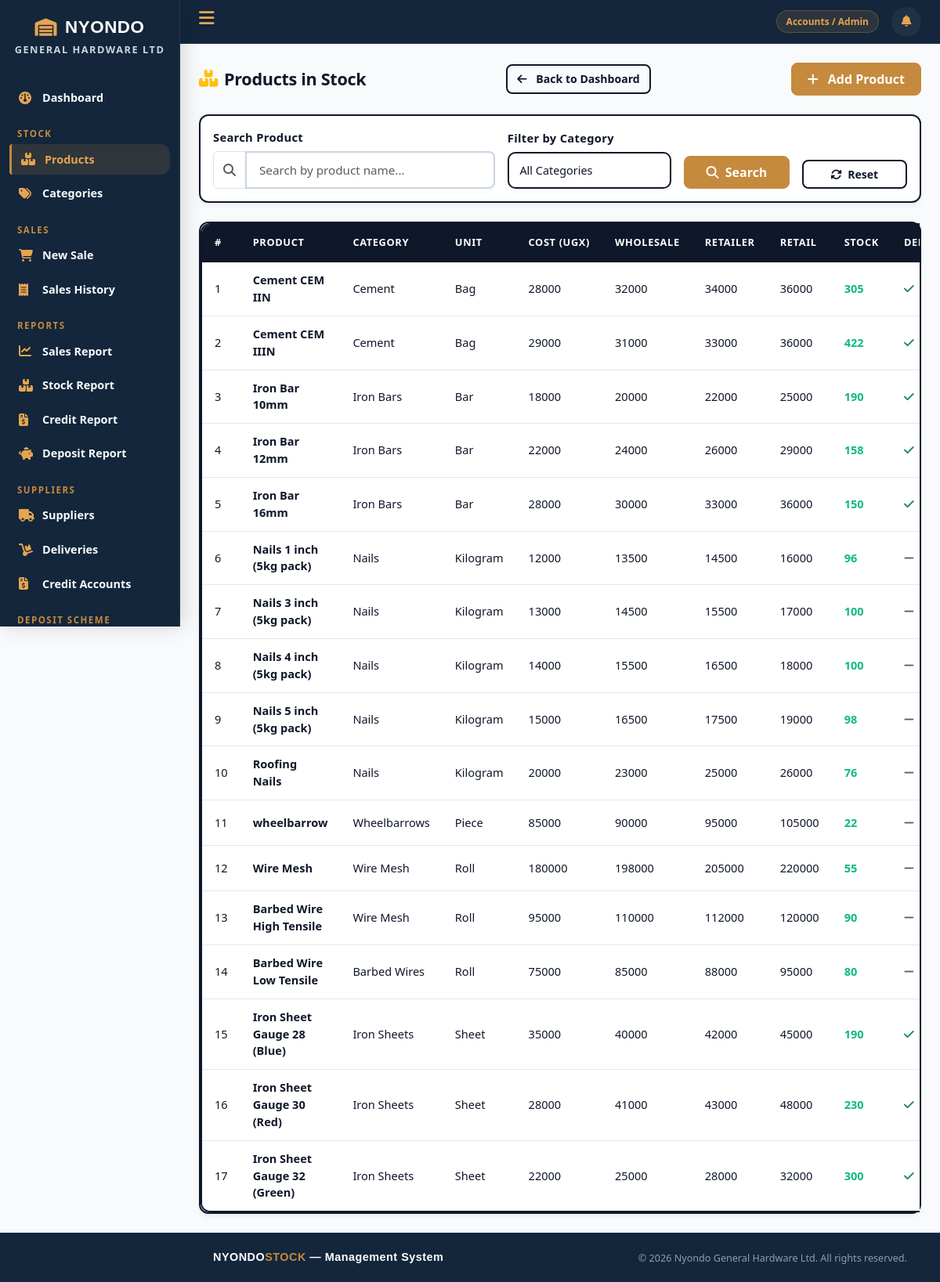
Page /stock/ (signed in) on the earlier database version.
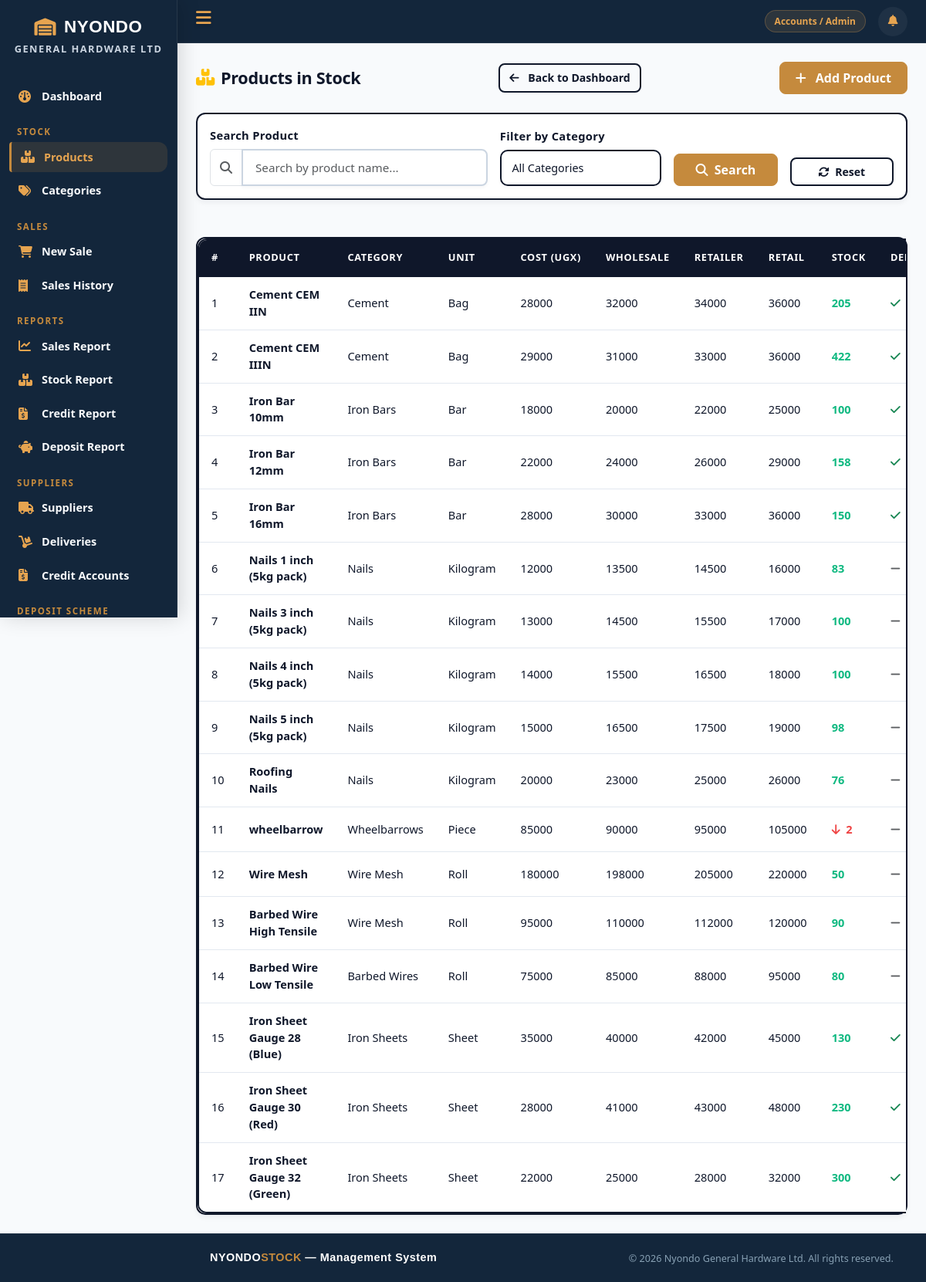
Same page on the later database version.
### stock/models.py (models this page shows, shortened)
class Product(models.Model):
    UNIT_CHOICES = [
        ('bag', 'Bag'),
        ('bar', 'Bar'),
        ('kg', 'Kilogram'),
        ('piece', 'Piece'),
        ('roll', 'Roll'),
        ('sheet', 'Sheet'),
        ('bundle', 'Bundle'),
    ]
    category = models.ForeignKey(Category, on_delete=models.SET_NULL, null=True)
    name = models.CharField(max_length=200)
    description = models.TextField(blank=True)
    unit = models.CharField(max_length=20, choices=UNIT_CHOICES)
    unit_cost = models.DecimalField(max_digits=12, decimal_places=2)
    wholesale_price = models.DecimalField(max_digits=12, decimal_places=2)
    retailer_price = models.DecimalField(max_digits=12, decimal_places=2)
    retail_price = models.DecimalField(max_digits=12, decimal_places=2)  # individual buyer
    quantity_in_stock = models.PositiveIntegerField(default=0)
    low_stock_threshold = models.PositiveIntegerField(default=10)
    is_deposit_eligible = models.BooleanField(default=False)
    date_added = models.DateTimeField(auto_now_add=True)
    def is_low_stock(self):
        return self.quantity_in_stock <= self.low_stock_threshold

class Category(models.Model):
    name = models.CharField(max_length=100)
    class Meta:
        verbose_name_plural = "Categories"

### stock/views.py (the view)
# urls.py: path('', views.product_list, name='product_list'),
@login_required
def product_list(request):
    search = request.GET.get('search', '')
    category_id = request.GET.get('category', '')
    products = Product.objects.select_related('category').all()
    if search:
        products = products.filter(name__icontains=search)
    if category_id:
        products = products.filter(category_id=category_id)
    low_stock = products.filter(
        quantity_in_stock__lte=models.F('low_stock_threshold'))
    categories = Category.objects.all()
    return render(request, 'stock/product_list.html', {
        'products': products,
        'low_stock_count': low_stock.count(),
        'categories': categories,
        'search': search,
        'selected_category': category_id,
    })

### sales/models.py (called while the page is built)
    @property
    def item_count(self):
        return self.cart_items.count()

### templates/stock/product_list.html (shortened to what the changed rows need)
{% extends 'base.html' %}
{% block content %}
<div class="card">
    <div class="card-body p-0">
        <div class="table-responsive">
            <table class="table table-hover mb-0" >
                <thead>
                    <tr>
                        <th>#</th>
                        <th>Product</th>
                        <th>Category</th>
                        <th>Unit</th>
                        <th>Cost (UGX)</th>
                        <th>Wholesale</th>
                        <th>Retailer</th>
                        <th>Retail</th>
                        <th>Stock</th>
                        <th>Deposit</th>
                    </tr>
                </thead>
                <tbody>
                    {% for product in products %}
                    <tr>
                        <td>{{ forloop.counter }}</td>
                        <td>
                            <a href="{% url 'product_detail' product.pk %}" class="text-decoration-none fw-semibold">
                                {{ product.name }}
                            </a>
                        </td>
                        <td>{{ product.category.name|default:"—" }}</td>
                        <td>{{ product.get_unit_display }}</td>
                        <td>{{ product.unit_cost|floatformat:0 }}</td>
                        <td>{{ product.wholesale_price|floatformat:0 }}</td>
                        <td>{{ product.retailer_price|floatformat:0 }}</td>
                        <td>{{ product.retail_price|floatformat:0 }}</td>
                        <td>
                            {% if product.is_low_stock %}
                            <span class="stock-low">
                                <i class="fa-solid fa-arrow-down me-1"></i>
                                {{ product.quantity_in_stock }}
                            </span>
                            {% else %}
                            <span class="stock-ok">
                                {{ product.quantity_in_stock }}
                            </span>
                            {% endif %}
                        </td>
                        <td>
                            {% if product.is_deposit_eligible %}
                            <i class="fa-solid fa-check text-success"></i>
                            {% else %}
                            <i class="fa-solid fa-minus text-muted"></i>
                            {% endif %}
                        </td>
                    </tr>
                    {% endfor %}
                </tbody>
            </table>
        </div>
    </div>
</div>
{% endblock %}

Differences in the rows shown:
changed Product "Cement CEM IIN": quantity_in_stock "305" → "205"
changed Product "Iron Bar 10mm": quantity_in_stock "190" → "100"
changed Product "Nails 1 inch (5kg pack)": quantity_in_stock "96" → "83"
changed Product "wheelbarrow": quantity_in_stock "22" → "2"
changed Product (number 12 of 17 on the later page): quantity_in_stock "55" → "50"
changed Product "Iron Sheet Gauge 28 (Blue)": quantity_in_stock "190" → "130"
